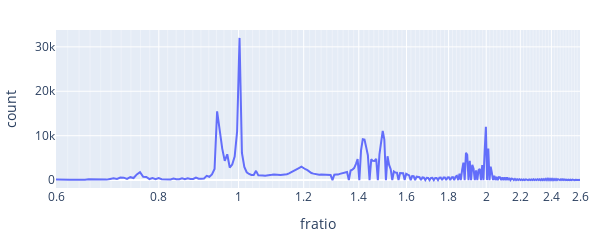

Notebook code cell kept with this figure:
### Code cell
plot_annotations("Omkar Dadarkar - Raag Multani")

### Figure 1 — Plotly figure (JSON) as saved in the notebook; plotly's stock layout.template omitted (floating-point values rounded to 4 significant figures; data arrays with more than 128 entries replaced by an {"elided": "..."} marker saying what was removed)
{"data": [{"hovertemplate": "frequency(ratio wrt root): %{x}<br>occurence: %{y}", "legendgroup": "", "line": {"color": "#636efa", "dash": "solid"}, "marker": {"symbol": "circle"}, "mode": "lines", "name": "", "orientation": "v", "showlegend": false, "type": "scatter", "x": {"elided": "700 float values"}, "xaxis": "x", "y": {"elided": "700 int values"}, "yaxis": "y"}], "layout": {"height": 200, "legend": {"tracegroupgap": 0}, "margin": {"b": 10, "l": 10, "r": 20, "t": 30}, "width": 600, "xaxis": {"anchor": "y", "domain": [0, 1], "minor": {"nticks": 10, "showgrid": true}, "range": [-0.2218, 0.415], "title": {"text": "fratio"}, "type": "log"}, "yaxis": {"anchor": "x", "domain": [0, 1], "title": {"text": "count"}}}}
